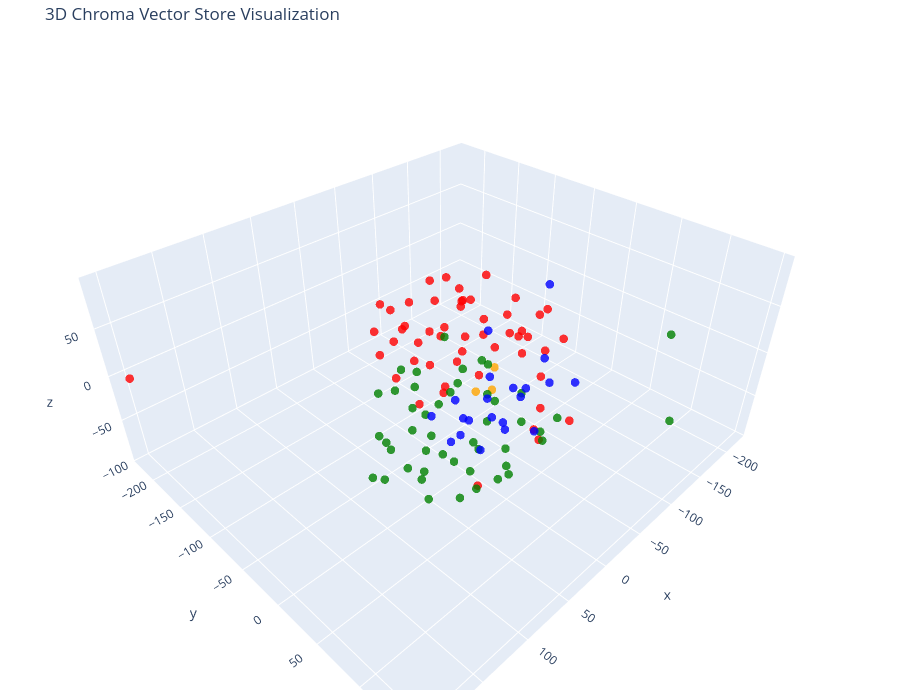

Source (notebook cell):
### Code cell
# Let's try 3D!

tsne = TSNE(n_components=3, random_state=42)
reduced_vectors = tsne.fit_transform(vectors)

# Create the 3D scatter plot
fig = go.Figure(data=[go.Scatter3d(
    x=reduced_vectors[:, 0],
    y=reduced_vectors[:, 1],
    z=reduced_vectors[:, 2],
    mode='markers',
    marker=dict(size=5, color=colors, opacity=0.8),
    text=[f"Type: {t}<br>Text: {d[:100]}..." for t, d in zip(doc_types, documents)],
    hoverinfo='text'
)])

fig.update_layout(
    title='3D Chroma Vector Store Visualization',
    scene=dict(xaxis_title='x', yaxis_title='y', zaxis_title='z'),
    width=900,
    height=700,
    margin=dict(r=20, b=10, l=10, t=40)
)

fig.show()

### Figure 1 — Plotly figure (JSON) as saved in the notebook; plotly's stock layout.template omitted (floating-point values rounded to 4 significant figures)
{"data": [{"hoverinfo": "text", "marker": {"color": ["orange", "orange", "orange", "red", "red", "red", "red", "red", "red", "red", "red", "red", "red", "red", "red", "red", "red", "red", "red", "red", "red", "red", "red", "red", "red", "red", "red", "red", "red", "red", "red", "red", "red", "red", "red", "red", "red", "red", "red", "red", "red", "red", "red", "red", "red", "red", "red", "red", "red", "red", "red", "red", "red", "red", "red", "green", "green", "green", "green", "green", "green", "green", "green", "green", "green", "green", "green", "green", "green", "green", "green", "green", "green", "green", "green", "green", "green", "green", "green", "green", "green", "green", "green", "green", "green", "green", "green", "green", "green", "green", "green", "green", "green", "green", "green", "green", "green", "green", "green", "green", "green", "green", "blue", "blue", "blue", "blue", "blue", "blue", "blue", "blue", "blue", "blue", "blue", "blue", "blue", "blue", "blue", "blue", "blue", "blue", "blue", "blue", "blue"], "opacity": 0.8, "size": 5}, "mode": "markers", "text": ["Type: company<br>Text: # About Insurellm\n\nInsurellm was founded by Avery Lancaster in 2015 as an insurance tech startup des...", "Type: company<br>Text: # Careers at Insurellm\n\nInsurellm is hiring! We are looking for talented software engineers, data sc...", "Type: company<br>Text: # Overview of Insurellm\n\nInsurellm is an innovative insurance tech firm with 200 employees across th...", "Type: contracts<br>Text: # Contract with Apex Reinsurance for Rellm: AI-Powered Enterprise Reinsurance Solution\n\n## Terms\n\n1....", "Type: contracts<br>Text: ## Renewal\n\n1. **Automatic Renewal**: This Agreement will automatically renew for successive one-yea...", "Type: contracts<br>Text: 2. **Seamless Integrations**: The architecture of Rellm allows for easy integration with existing sy...", "Type: contracts<br>Text: 1. **Technical Support**: Provider shall offer dedicated technical support to the Client via phone, ...", "Type: contracts<br>Text: **Insurellm, Inc.**  \n_____________________________  \nAuthorized Signature   \nDate: ________________...", "Type: contracts<br>Text: # Contract with Belvedere Insurance for Markellm\n\n## Terms\nThis Contract (\"Agreement\") is made and e...", "Type: contracts<br>Text: ## Renewal\n1. **Renewal Terms**: This Agreement may be renewed for additional one-year terms upon mu...", "Type: contracts<br>Text: ## Features\n1. **AI-Powered Matching**: Belvedere Insurance will benefit from Markellm's AI-powered ...", "Type: contracts<br>Text: ## Support\n1. **Technical Support**: Technical support will be available from 9 AM to 7 PM EST, Mond...", "Type: contracts<br>Text: **Belvedere Insurance**  \nSignature: ______________________  \nName: [Authorized Signatory]  \nTitle: ...", "Type: contracts<br>Text: # Contract with BrightWay Solutions for Markellm\n\n**Contract Date:** October 5, 2023  \n**Contract ID...", "Type: contracts<br>Text: 3. **Service Level Agreement (SLA):**  \n   Insurellm commits to a 99.9% uptime for the platform with...", "Type: contracts<br>Text: 2. **Real-Time Quote Availability:**  \n   Consumers sourced via BrightWay Solutions will receive rea...", "Type: contracts<br>Text: 3. **Training and Onboarding:**  \n   Insurellm agrees to provide one free training session on how to...", "Type: contracts<br>Text: # Contract with EverGuard Insurance for Rellm: AI-Powered Enterprise Reinsurance Solution\n\n**Contrac...", "Type: contracts<br>Text: 4. **Usage Rights**: EverGuard Insurance is granted a non-exclusive, non-transferable license to acc...", "Type: contracts<br>Text: 1. **Core Functionality**: Rellm provides EverGuard Insurance with advanced AI-driven analytics, sea...", "Type: contracts<br>Text: 1. **Customer Support**: Insurellm will provide EverGuard Insurance with 24/7 customer support, incl...", "Type: contracts<br>Text: ---\n\n**Signatures**  \n**For Insurellm**: __________________________  \n**Name**: John Smith  \n**Title...", "Type: contracts<br>Text: # Contract with GreenField Holdings for Markellm\n\n**Effective Date:** November 15, 2023  \n**Contract...", "Type: contracts<br>Text: ## Renewal\n1. **Automatic Renewal**: This contract will automatically renew for sequential one-year ...", "Type: contracts<br>Text: ## Features\n1. **AI-Powered Matching**: Access to advanced algorithms that connect GreenField Holdin...", "Type: contracts<br>Text: ## Support\n1. **Customer Support Access**: The Client will have access to dedicated support through ...", "Type: contracts<br>Text: **Signatures:**  \n_________________________                           _________________________  \n**...", "Type: contracts<br>Text: # Contract with Greenstone Insurance for Homellm\n\n---\n\n## Terms\n\n1. **Parties**: This Contract (\"Agr...", "Type: contracts<br>Text: 4. **Payment Terms**: \n   - The Customer shall pay an amount of $10,000 per month for the Standard T...", "Type: contracts<br>Text: ---\n\n## Features\n\n- **AI-Powered Risk Assessment**: Customer will have access to enhanced risk evalu...", "Type: contracts<br>Text: - **Customer Portal**: A dedicated portal will be provided, allowing the Customer's clients to manag...", "Type: contracts<br>Text: ______________________________  \n[Name], [Title]  \nDate: ______________________\n\n**For Greenstone In...", "Type: contracts<br>Text: # Contract with GreenValley Insurance for Homellm\n\n**Contract Date:** October 6, 2023  \n**Contract N...", "Type: contracts<br>Text: 4. **Confidentiality:** Both parties agree to maintain the confidentiality of proprietary informatio...", "Type: contracts<br>Text: 1. **AI-Powered Risk Assessment:** Access to advanced AI algorithms for real-time risk evaluations.\n...", "Type: contracts<br>Text: 3. **Regular Updates:** Insurellm will offer ongoing updates and enhancements to the Homellm platfor...", "Type: contracts<br>Text: # Contract with Pinnacle Insurance Co. for Homellm\n\n## Terms\nThis contract (\"Contract\") is entered i...", "Type: contracts<br>Text: ## Renewal\n1. **Renewal Terms**: At the end of the initial term, this Contract shall automatically r...", "Type: contracts<br>Text: ## Features\n1. **AI-Powered Risk Assessment**: Utilized for tailored underwriting decisions specific...", "Type: contracts<br>Text: ## Support\n1. **Technical Support**: Insurellm shall provide 24/7 technical support via an email and...", "Type: contracts<br>Text: # Contract with Roadway Insurance Inc. for Carllm\n\n---\n\n## Terms\n\n1. **Agreement Effective Date**: T...", "Type: contracts<br>Text: ---\n\n## Renewal\n\n1. **Automatic Renewal**: This agreement will automatically renew for an additional...", "Type: contracts<br>Text: ---\n\n## Features\n\n1. **Access to Core Features**: Roadway Insurance Inc. will have access to all Pro...", "Type: contracts<br>Text: ---\n\n## Support\n\n1. **Technical Support**: Roadway Insurance Inc. will receive priority technical su...", "Type: contracts<br>Text: # Contract with Stellar Insurance Co. for Rellm\n\n## Terms\nThis contract is made between **Insurellm*...", "Type: contracts<br>Text: ### Termination\nEither party may terminate this agreement with a **30-day written notice**. In the e...", "Type: contracts<br>Text: ## Features\nStellar Insurance Co. will receive access to the following features of the Rellm product...", "Type: contracts<br>Text: ## Support\nInsurellm provides Stellar Insurance Co. with the following support services:\n\n- **24/7 T...", "Type: contracts<br>Text: # Contract with TechDrive Insurance for Carllm\n\n**Contract Date:** October 1, 2024  \n**Contract Dura...", "Type: contracts<br>Text: ## Renewal\n\n1. **Automatic Renewal**: This contract shall automatically renew for additional one-yea...", "Type: contracts<br>Text: ## Support\n\n1. **Customer Support**: Insurellm will provide 24/7 customer support to TechDrive Insur...", "Type: contracts<br>Text: **TechDrive Insurance Representative:**  \nName: Sarah Johnson  \nTitle: Operations Director  \nDate: _...", "Type: contracts<br>Text: # Contract with Velocity Auto Solutions for Carllm\n\n**Contract Date:** October 1, 2023  \n**Contract ...", "Type: contracts<br>Text: ## Renewal\n\n1. **Automatic Renewal**: This contract will automatically renew for successive 12-month...", "Type: contracts<br>Text: ## Support\n\n1. **Customer Support**: Velocity Auto Solutions will have access to Insurellm’s custome...", "Type: employees<br>Text: # HR Record\n\n# Alex Chen\n\n## Summary\n- **Date of Birth:** March 15, 1990  \n- **Job Title:** Backend ...", "Type: employees<br>Text: ## Annual Performance History\n- **2020:**  \n  - Completed onboarding successfully.  \n  - Met expecta...", "Type: employees<br>Text: ## Compensation History\n- **2020:** Base Salary: $80,000  \n- **2021:** Base Salary Increase to $90,0...", "Type: employees<br>Text: Alex Chen continues to be a vital asset at Insurellm, contributing significantly to innovative backe...", "Type: employees<br>Text: # HR Record\n\n# Alex Harper\n\n## Summary\n- **Date of Birth**: March 15, 1993  \n- **Job Title**: Sales ...", "Type: employees<br>Text: ## Annual Performance History  \n- **2021**:  \n  - **Performance Rating**: 4.5/5  \n  - **Key Achievem...", "Type: employees<br>Text: - **2022**:  \n  - **Base Salary**: $65,000 (Promotion to Senior SDR)  \n  - **Bonus**: $13,000 (20% o...", "Type: employees<br>Text: # HR Record\n\n# Alex Thomson\n\n## Summary\n- **Date of Birth:** March 15, 1995  \n- **Job Title:** Sales...", "Type: employees<br>Text: ## Annual Performance History  \n- **2022** - Rated as \"Exceeds Expectations.\" Alex Thomson achieved ...", "Type: employees<br>Text: ## Other HR Notes\n- Alex Thomson is an active member of the Diversity and Inclusion committee at Ins...", "Type: employees<br>Text: # Avery Lancaster\n\n## Summary\n- **Date of Birth**: March 15, 1985  \n- **Job Title**: Co-Founder & Ch...", "Type: employees<br>Text: - **2010 - 2013**: Business Analyst at Edge Analytics  \n  Prior to joining Innovate, Avery worked as...", "Type: employees<br>Text: - **2018**: **Exceeds Expectations**  \n  Under Avery’s pivoted vision, Insurellm launched two new su...", "Type: employees<br>Text: - **2022**: **Satisfactory**  \n  Avery focused on rebuilding team dynamics and addressing employee c...", "Type: employees<br>Text: ## Compensation History\n- **2015**: $150,000 base salary + Significant equity stake  \n- **2016**: $1...", "Type: employees<br>Text: ## Other HR Notes\n- **Professional Development**: Avery has actively participated in leadership trai...", "Type: employees<br>Text: # HR Record\n\n# Emily Carter\n\n## Summary\n- **Date of Birth:** August 12, 1990  \n- **Job Title:** Acco...", "Type: employees<br>Text: - **2017-2019:** Marketing Intern  \n  - Assisted with market research and campaign development for s...", "Type: employees<br>Text: ## Compensation History\n| Year | Base Salary | Bonus         | Total Compensation |\n|------|--------...", "Type: employees<br>Text: Emily Carter exemplifies the kind of talent that drives Insurellm's success and is an invaluable ass...", "Type: employees<br>Text: # HR Record\n\n# Emily Tran\n\n## Summary\n- **Date of Birth:** March 18, 1991  \n- **Job Title:** Digital...", "Type: employees<br>Text: - **January 2017 - May 2018**: Marketing Intern  \n  - Supported the Marketing team by collaborating ...", "Type: employees<br>Text: - **2021**:  \n  - Performance Rating: Meets Expectations  \n  - Key Achievements: Contributed to the ...", "Type: employees<br>Text: - **Professional Development Goals**:  \n  - Emily Tran aims to become a Marketing Manager within the...", "Type: employees<br>Text: # HR Record\n\n# Jordan Blake\n\n## Summary\n- **Date of Birth:** March 15, 1993  \n- **Job Title:** Sales...", "Type: employees<br>Text: ## Annual Performance History\n- **2021:** First year at Insurellm; achieved 90% of monthly targets. ...", "Type: employees<br>Text: ## Other HR Notes\n- Jordan has shown an interest in continuing education, actively participating in ...", "Type: employees<br>Text: # HR Record\n\n# Jordan K. Bishop\n\n## Summary\n- **Date of Birth:** March 15, 1990\n- **Job Title:** Fro...", "Type: employees<br>Text: ## Annual Performance History\n- **2019:** Exceeds Expectations - Continuously delivered high-quality...", "Type: employees<br>Text: ## Compensation History\n- **June 2018:** Starting Salary - $85,000\n- **June 2019:** Salary Increase ...", "Type: employees<br>Text: ## Other HR Notes\n- Jordan K. Bishop has been an integral part of club initiatives, including the In...", "Type: employees<br>Text: # HR Record\n\n# Maxine Thompson\n\n## Summary\n- **Date of Birth:** January 15, 1991  \n- **Job Title:** ...", "Type: employees<br>Text: ## Insurellm Career Progression\n- **January 2017 - October 2018**: **Junior Data Engineer**  \n  * Ma...", "Type: employees<br>Text: ## Annual Performance History\n- **2017**: *Meets Expectations*  \n  Maxine showed potential in her ro...", "Type: employees<br>Text: - **2021**: *Exceeds Expectations*  \n  Maxine spearheaded the transition to a new data warehousing s...", "Type: employees<br>Text: ## Compensation History\n- **2017**: $70,000 (Junior Data Engineer)  \n- **2018**: $75,000 (Junior Dat...", "Type: employees<br>Text: # HR Record\n\n# Oliver Spencer\n\n## Summary\n- **Date of Birth**: May 14, 1990  \n- **Job Title**: Backe...", "Type: employees<br>Text: ## Annual Performance History\n- **2018**: **3/5** - Adaptable team player but still learning to take...", "Type: employees<br>Text: ## Compensation History\n- **March 2018**: Initial salary of $80,000.\n- **July 2019**: Salary increas...", "Type: employees<br>Text: # Samantha Greene\n\n## Summary\n- **Date of Birth:** October 14, 1990\n- **Job Title:** HR Generalist\n-...", "Type: employees<br>Text: ## Annual Performance History\n- **2020:** Exceeds Expectations  \n  Samantha Greene demonstrated exce...", "Type: employees<br>Text: ## Compensation History\n- **2020:** Base Salary - $55,000  \n  The entry-level salary matched industr...", "Type: employees<br>Text: - **2023:** Base Salary - $70,000  \n  Recognized for substantial improvement in employee relations m...", "Type: employees<br>Text: # HR Record\n\n# Samuel Trenton\n\n## Summary\n- **Date of Birth:** April 12, 1989  \n- **Job Title:** Sen...", "Type: employees<br>Text: ## Annual Performance History\n- **2023:** Rating: 4.5/5  \n  *Samuel exceeded expectations, successfu...", "Type: employees<br>Text: ## Compensation History\n- **2023:** Base Salary: $115,000 + Bonus: $15,000  \n  *Annual bonus based o...", "Type: employees<br>Text: - **Engagement in Company Culture:** Regularly participates in team-building events and contributes ...", "Type: products<br>Text: # Product Summary\n\n# Carllm\n\n## Summary\n\nCarllm is an innovative auto insurance product developed by...", "Type: products<br>Text: - **Instant Quoting**: With Carllm, insurance companies can offer near-instant quotes to customers, ...", "Type: products<br>Text: - **Mobile Integration**: Carllm is designed to work seamlessly with mobile applications, providing ...", "Type: products<br>Text: - **Professional Tier**: $2,500/month\n  - For medium-sized companies.\n  - All Basic Tier features pl...", "Type: products<br>Text: ### Q2 2025: Customer Experience Improvements\n- Launch of a new **mobile app** for end-users.\n- Intr...", "Type: products<br>Text: # Product Summary\n\n# Homellm\n\n## Summary\nHomellm is an innovative home insurance product developed b...", "Type: products<br>Text: ### 2. Dynamic Pricing Model\nWith Homellm's innovative dynamic pricing model, insurance providers ca...", "Type: products<br>Text: ### 5. Multi-Channel Integration\nHomellm seamlessly integrates into existing insurance platforms, pr...", "Type: products<br>Text: - **Basic Tier:** Starting at $5,000/month for small insurers with basic integration features.\n- **S...", "Type: products<br>Text: All tiers include a comprehensive training program and ongoing updates to ensure optimal performance...", "Type: products<br>Text: With Homellm, Insurellm is committed to transforming the landscape of home insurance, ensuring both ...", "Type: products<br>Text: # Product Summary\n\n# Markellm\n\n## Summary\n\nMarkellm is an innovative two-sided marketplace designed ...", "Type: products<br>Text: - **User-Friendly Interface**: Designed with user experience in mind, Markellm features an intuitive...", "Type: products<br>Text: - **Customer Support**: Our dedicated support team is always available to assist both consumers and ...", "Type: products<br>Text: ### For Insurance Companies:\n- **Basic Listing Fee**: $199/month for a featured listing on the platf...", "Type: products<br>Text: ### Q3 2025\n- Initiate a comprehensive marketing campaign targeting both consumers and insurers to i...", "Type: products<br>Text: # Product Summary\n\n# Rellm: AI-Powered Enterprise Reinsurance Solution\n\n## Summary\n\nRellm is an inno...", "Type: products<br>Text: ### Seamless Integrations\nRellm's architecture is designed for effortless integration with existing ...", "Type: products<br>Text: ### Regulatory Compliance Tools\nRellm includes built-in compliance tracking features to help organiz...", "Type: products<br>Text: Join the growing number of organizations leveraging Rellm to enhance their reinsurance processes whi...", "Type: products<br>Text: Experience the future of reinsurance with Rellm, where innovation meets reliability. Let Insurellm h..."], "type": "scatter3d", "x": [0.8808, -15.83, -19.22, -45.15, -48.87, 0.8846, -54.0, 21.82, -72.11, -37.4, -95.13, -57.91, 32.6, -93.5, -77.1, -98.03, 13.83, -19.97, -27.97, -14.71, -16.85, 11.16, -91.39, -46.96, -91.93, -103.7, 40.77, -0.7988, -58.56, -49.69, -52.64, 55.09, -14.23, -24.78, -67.11, -42.57, -32.06, -60.49, -71.3, -35.47, -1.946, -73.03, -75.57, 35.67, -32.22, -45.44, 4.153, -19.0, 5.027, -18.5, 13.67, 14.6, 4.657, 201.5, 23.91, -221.0, 56.8, 39.36, 14.4, 59.14, 89.35, 86.46, 59.7, 33.38, 21.82, 10.78, 16.23, 4.1, -8.456, 111.1, -5.963, 47.49, 57.11, 90.24, 12.76, 54.59, 37.16, 100.2, 34.0, 63.23, 60.1, 36.89, 66.68, 53.95, 91.56, 43.12, 86.67, 35.51, 39.55, 22.26, 57.68, 90.74, 79.13, 72.04, 34.26, 65.52, 63.37, 45.69, 83.31, -86.31, 83.89, 93.33, -32.41, -49.76, -45.46, -87.02, -17.8, -25.71, -96.98, -31.49, -73.33, -30.0, -10.19, -59.21, -71.71, -81.18, -80.17, -49.02, -9.228, 8.216, -29.14, -3.087, 4.373], "y": [9.36, 15.1, 10.42, -24.91, -51.24, -62.61, 37.54, -49.91, -5.778, -86.44, 6.292, -0.4986, -75.02, -19.2, -38.1, -20.87, 26.7, -27.15, -41.26, -43.61, -66.02, -23.17, 1.916, -89.95, 11.29, 22.05, -38.18, -13.48, -88.41, 43.55, 39.78, -57.42, -21.88, -6.893, 23.95, 7.782, -12.3, -88.01, -52.31, 33.42, -102.4, -67.6, 57.27, -75.43, -40.59, -54.0, -26.62, 23.57, -75.2, -67.73, -54.32, -47.58, -91.94, -225.0, -68.26, 68.39, 64.7, 9.715, 6.223, 47.79, 37.1, 38.66, -1.116, 104.9, 56.71, 39.9, 73.17, 86.44, 89.88, -1.071, 53.98, 24.48, 72.6, -15.52, 25.84, 39.23, 54.42, 10.69, 51.16, 11.91, -8.017, 0.3675, -20.56, 91.07, -10.04, -22.13, 11.0, 39.71, 82.31, 63.48, 26.11, -12.67, 76.91, -29.02, 16.39, 71.55, 5.825, -6.965, 18.83, 147.6, 11.5, 49.94, -6.093, -19.14, -10.81, 13.24, 0.544, 22.44, -64.83, 51.16, 60.01, -37.34, 32.41, 11.59, -8.005, 27.01, 19.75, 24.83, -14.34, -38.66, -44.21, -24.08, 5.327], "z": [0.592, 20.78, -7.59, 22.4, 6.293, -53.08, 72.2, 73.92, 16.8, 56.92, -34.38, 65.69, 65.79, 6.852, -13.06, -21.86, -90.36, 15.02, -7.121, -30.24, -17.84, 47.53, 35.12, 30.09, -68.54, 12.34, 61.0, 92.8, -4.335, -63.96, 32.21, 56.37, 72.67, 55.85, -73.59, 40.14, 93.62, 50.68, -50.52, 51.34, 33.68, 29.62, -48.35, 14.43, 56.29, 39.51, -18.3, 76.05, 31.53, 18.31, 7.807, 31.07, 6.657, -2.955, -13.36, -15.65, 4.034, 74.97, 29.94, -59.13, -16.41, -47.68, 46.17, 31.74, -56.76, 12.56, 13.04, -6.05, 12.33, -34.07, 19.34, 33.11, 36.72, -10.93, 47.56, 53.54, 41.7, -3.135, 66.74, 12.09, -17.99, 1.701, 20.9, 1.795, -55.25, 11.31, 68.06, -17.23, -22.37, -17.62, -25.14, 35.12, 3.522, -37.38, -54.48, -27.76, -63.4, -49.23, 34.01, -2.441, -33.08, 30.76, -33.64, -24.39, -66.16, 72.92, -83.39, -50.02, -15.05, -38.42, -1.907, -95.05, -26.89, -36.64, -43.31, -23.5, 0.9928, -14.08, -48.55, -49.89, -54.67, -79.49, -31.77]}], "layout": {"height": 700, "margin": {"b": 10, "l": 10, "r": 20, "t": 40}, "scene": {"xaxis": {"title": {"text": "x"}}, "yaxis": {"title": {"text": "y"}}, "zaxis": {"title": {"text": "z"}}}, "title": {"text": "3D Chroma Vector Store Visualization"}, "width": 900}}
